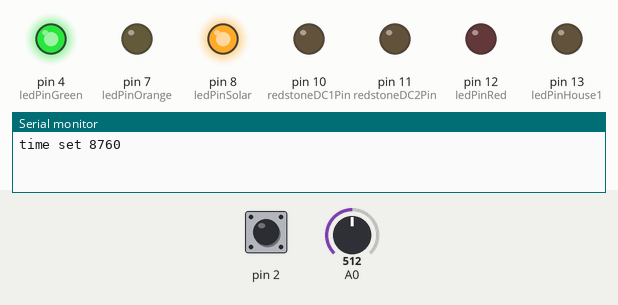
The sketch below on a simulated Arduino Uno, built with avr-gcc and run on an emulated ATmega328P. Shown: output pins drawn as LEDs (lit = HIGH), the last lines printed to the serial monitor. Inputs (shaded band) come from the test bench; at power-on: A0 = 512, pin 2 HIGH.

Above: at 1.2 s.
1.3 s: A0 set to 460
2.8 s: A0 set to 440
At 4.0 s:
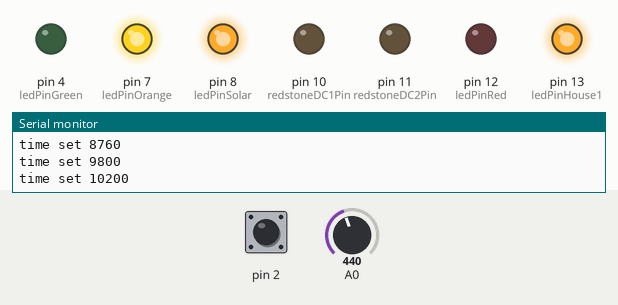
4.3 s: A0 set to 308
5.8 s: A0 set to 285
At 6.4 s:
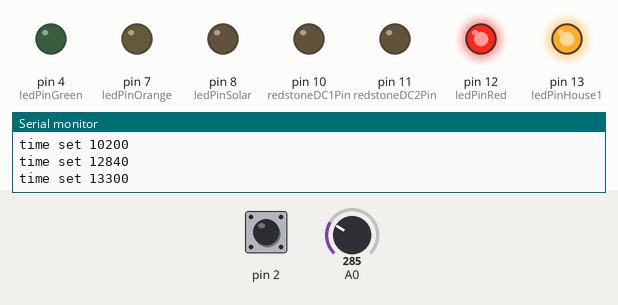
9.0 s: A0 set to 306
At 10.0 s:
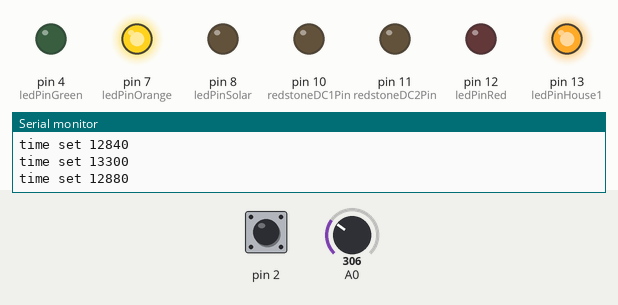
Timing chart, 0 to 11.5 s (numbered marks = the images above; inputs shaded):
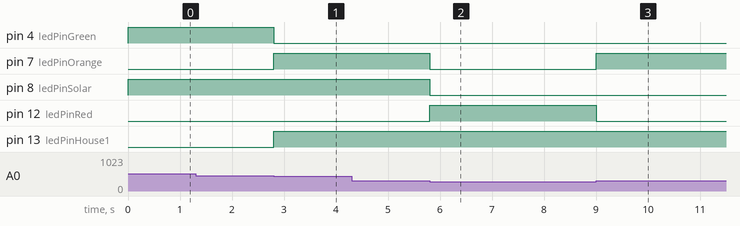

The sketch:

wind_and_light__dc_final.ino
```cpp
#include <SerialCraft.h>

SerialCraft sc;
const int ledPinHouse1 = 13;    //Lantern houses
const int ledPinSolar = 8;      //Solar production
const int ledPinGreen = 4;      //Storage green
const int ledPinOrange = 7;     //Storage orange
const int ledPinRed = 12;       //Storage red
const int redstoneDC1Pin = 10;  //Motor pin WT
const int redstoneDC2Pin = 11;  //Motor pin HT

void setup() {
sc.setup();

// Arduino LED control
sc.registerDigitalInputCallback(sendMessage, 2);    // Serialcraft command to send message based on signal from digital port 2
sc.registerAnalogInputCallback(analogCallback, A0); // Serialcraft command to send message based on signal from analog port A0
sc.registerRedstoneSerialCallback(redstoneSerial);  // Serialcraft command to start RedstoneSerialMessage block connection

pinMode(ledPinHouse1, OUTPUT);    // Set pin to output
pinMode(ledPinSolar, OUTPUT);     // Set pin to output
pinMode(ledPinRed, OUTPUT);       // Set pin to output
pinMode(ledPinOrange, OUTPUT);    // Set pin to output
pinMode(ledPinGreen, OUTPUT);     // Set pin to output
// Serial DC Control
  pinMode(redstoneDC1Pin, OUTPUT);
  pinMode(redstoneDC2Pin, OUTPUT);
}

void loop() {
    sc.loop();
}

// Serial DC Control to map the input from the turbines in Minecraft,
// that will make the dc motors rotate in variable speeds

// Each READING will refer to their own command from Void Setup

void redstoneSerial(int s, String id) {
    if(id == "WT") {                        // Will retrieve value from RedstoneSerialMessage block with ID WT
        analogWrite(redstoneDC1Pin, map(s, 0, 15, 0, 220));   // Maps 0-15 value to 0-255
    } if(id == "HT") {                      // Will retrieve value from RedstoneSerialMessage block with ID HT
        analogWrite(redstoneDC2Pin, map(s, 0, 15, 0, 200));   // Maps 0-15 value to 0-255
        }
}
// The on/off switch will send a signal to Minecraft that will create a chat message.
// The chatmessage will send the command for  clear weather or rainy weather depending on the state of the switch.

void sendMessage(bool reading) {
  if(reading == HIGH) {
    sc.sendChatMessage("/weather clear");
  }
  if(reading == LOW) {
    sc.sendChatMessage("/weather rain");
  }
 }

// Light sensor
// The light sensor will read a value between 50 and 625 depending on real world brightness (Adjust to your own setting with the assist of Serial Monitor)
// Using this you can make it day and night in Minecraft through the chat message
// LEDs in the real world are also connected and will go on and off simultaneously with the lights in minecraft

void analogCallback(int reading) {
  int t = map(reading, 50, 625, 18000, 6500);
  sc.setTime(t);

// This will control the lights on the Arduino (works around Minecraft, can be done with RedstoneSerialMessage)
  if (reading < 450) {
    digitalWrite(ledPinHouse1, HIGH);
  }
  if (reading > 450) {
    digitalWrite(ledPinHouse1, LOW);
    digitalWrite(ledPinGreen, HIGH);
    digitalWrite(ledPinOrange, LOW);
    digitalWrite(ledPinRed, LOW);
  }
  if ((reading > 300) && (reading < 450)) {
    digitalWrite(ledPinGreen, LOW);
    digitalWrite(ledPinOrange, HIGH);
    digitalWrite(ledPinRed, LOW);
  }
     if (reading < 300) {
    digitalWrite(ledPinSolar, LOW);
    digitalWrite(ledPinGreen, LOW);
    digitalWrite(ledPinOrange, LOW);
    digitalWrite(ledPinRed, HIGH);
  }

//This will turn on the Solar cell LED (same workaround as stated above)
if (reading > 343){


 digitalWrite(ledPinSolar, HIGH);
}
  }
```

Source omitted: SerialCraft.h (20460 bytes)

Measured:
- the behaviour switches between 450 and 449 on A0 (found by bisection; images 0 and 1)
- the behaviour switches between 300 and 299 on A0 (found by bisection; images 1 and 2)
- after the input at 2.8 s, pin 4 (ledPinGreen): HIGH → LOW at once; pin 7 (ledPinOrange), pin 13 (ledPinHouse1): LOW → HIGH at once
- after the input at 5.8 s, pin 7 (ledPinOrange), pin 8 (ledPinSolar): HIGH → LOW at once; pin 12 (ledPinRed): LOW → HIGH at once
- after the input at 9.0 s, pin 7 (ledPinOrange): LOW → HIGH at once; pin 12 (ledPinRed): HIGH → LOW at once
